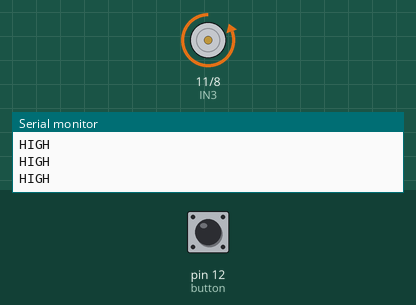
Recording of a sketch running on a simulated Arduino Uno, built with avr-gcc and run on an emulated ATmega328P. Shown: motor-driver pin pairs drawn as motors (green arrow = first pin HIGH = forward, orange = second pin HIGH = backward, longer = more drive), the last lines printed to the serial monitor. Inputs (shaded band) come from the test bench; at power-on: pin 12 (button) HIGH.

Above: at 2.8 s.
2.9 s: pin 12 (button) pulled LOW for 1.2 s
At 3.6 s:
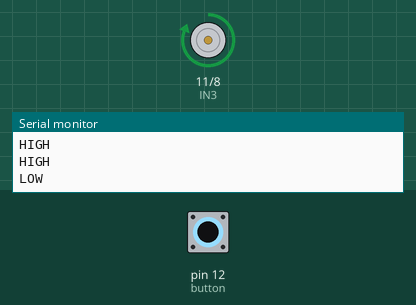
6.5 s: pin 12 (button) pulled LOW for 3.2 s
At 11.3 s:
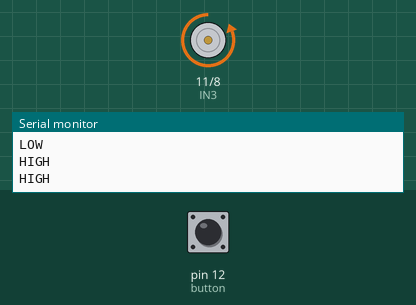
Timing chart, 0 to 12.8 s (numbered marks = the images above; inputs shaded):
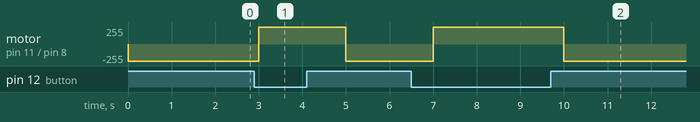

Measured:
- after the input at 2.9 s, motor on pin 11 (IN3) / pin 8 (IN4): backward 255/255 → forward 255/255 after 0.10 s, → backward 255/255 2.0 s later
- after the input at 6.5 s, motor on pin 11 (IN3) / pin 8 (IN4): backward 255/255 → forward 255/255 after 0.50 s, → backward 255/255 3.0 s later

The sketch:

motor_arduino_button.ino
```cpp
int IN3 = 11;
int IN4 = 8;
int button = 12;

void setup() {
  Serial.begin(9600);
  pinMode(IN3, OUTPUT);
  pinMode(IN4, OUTPUT);
  pinMode(button, INPUT_PULLUP);
}

void loop() {
  if(digitalRead(button)==LOW){
    Serial.println("LOW");
    digitalWrite(IN3, HIGH);
    digitalWrite(IN4, LOW);
    delay(1000);
  }else{
    Serial.println("HIGH");
    digitalWrite(IN3, LOW);
    digitalWrite(IN4, HIGH);
    delay(1000);
  }
}
```
